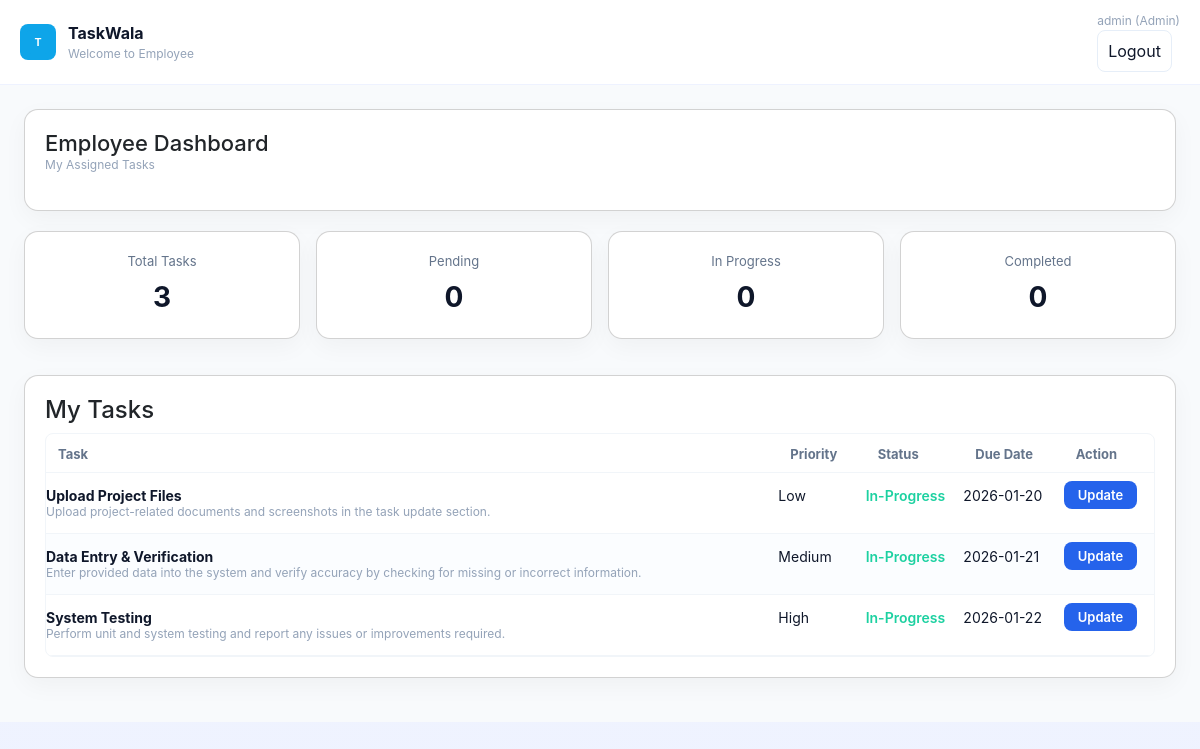
/employee/dashboard.php (signed in), run on the app's committed database.
### tables this page shows
CREATE TABLE IF NOT EXISTS `tasks` (
  `id` int(11) NOT NULL AUTO_INCREMENT,
  `title` varchar(200) DEFAULT NULL,
  `description` text,
  `priority` enum('High','Medium','Low') DEFAULT NULL,
  `assigned_to` int(11) DEFAULT NULL,
  `due_date` date DEFAULT NULL,
  `status` enum('Pending','In-Progress','Completed') DEFAULT 'Pending',
  `created_at` timestamp NULL DEFAULT CURRENT_TIMESTAMP,
  PRIMARY KEY (`id`),
  KEY `assigned_to` (`assigned_to`)
);

### employee/dashboard.php (the view, shortened to what this page needs)
<?php
include("./header.php");
$empId = $_SESSION['id'];
$summaryQuery = "
    SELECT
        COUNT(*) AS total,
        SUM(CASE WHEN status='pending' THEN 1 ELSE 0 END) AS pending,
        SUM(CASE WHEN status='in_progress' THEN 1 ELSE 0 END) AS in_progress,
        SUM(CASE WHEN status='completed' THEN 1 ELSE 0 END) AS completed
    FROM tasks
    WHERE assigned_to = '$empId'
";
$summaryResult = mysqli_query($conn, $summaryQuery);
$summary = mysqli_fetch_assoc($summaryResult);
?>
<link rel="stylesheet" href="./style.css">
<main class="main-content">
    <div class="card">
        <h2>Employee Dashboard</h2>
        <p class="muted small">My Assigned Tasks</p>
    </div>
    <div class="stat-grid">
        <div class="stat card">
            <div class="label">Total Tasks</div>
            <div class="num">
                <?= $summary['total'] ?>
            </div>
        </div>
        <div class="stat card">
            <div class="label">Pending</div>
            <div class="num">
                <?= $summary['pending'] ?>
            </div>
        </div>
        <div class="stat card">
            <div class="label">In Progress</div>
            <div class="num">
                <?= $summary['in_progress'] ?>
            </div>
        </div>
        <div class="stat card">
            <div class="label">Completed</div>
            <div class="num">
                <?= $summary['completed'] ?>
            </div>
        </div>
    </div>
    <?php
    $taskQuery = "
    SELECT id, title, description, priority, status, due_date, created_at
    FROM tasks
    WHERE assigned_to = '$empId'
    ORDER BY created_at DESC
";
    $taskResult = mysqli_query($conn, $taskQuery);
    ?>
    <div class="card">
        <h4>My Tasks</h4>
        <div class="table-wrap">
            <table>
                <thead>
                    <tr>
                        <th>Task</th>
                        <th>Priority</th>
                        <th>Status</th>
                        <th>Due Date</th>
                        <th>Action</th>
                    </tr>
                </thead>
                <tbody>
                    <?php if (mysqli_num_rows($taskResult) > 0): ?>
                        <?php while ($task = mysqli_fetch_assoc($taskResult)): ?>
                            <tr>
                                <td>
                                    <strong>
                                        <?= htmlspecialchars($task['title']) ?>
                                    </strong>
                                    <div class="muted small">
                                        <?= htmlspecialchars($task['description']) ?>
                                    </div>
                                </td>
                                <td>
                                    <?= $task['priority'] ?>
                                </td>
                                <td>
                                    <span style="
                                font-weight:600;
                                color:
                                <?= $task['status'] == 'pending' ? '#ff9f43' :
                                    ($task['status'] == 'in_progress' ? '#54a0ff' : '#1dd1a1') ?>">
                                        <?= ucfirst(str_replace('_', ' ', $task['status'])) ?>
                                    </span>
                                </td>
                                <td>
                                    <?= $task['due_date'] ?>
                                </td>
                                <td>
                                    <?php if ($task['status'] != 'completed'): ?>
                                        <a href="update_task.php?id=<?= $task['id'] ?>" class="btn-update">
                                            Update
                                        </a>
                                    <?php else: ?>
                                        <span class="muted small">Done</span>
                                    <?php endif; ?>
                                </td>
                            </tr>
                        <?php endwhile; ?>
                    <?php else: ?>
                        <tr>
                            <td colspan="4" class="muted">No tasks assigned</td>
                        </tr>
                    <?php endif; ?>
                </tbody>
            </table>
        </div>
    </div>
</main>

### css/style.css (style rules this page uses)
* { box-sizing: border-box }
body { margin: 0; font-family: Inter, system-ui, Arial; background: linear-gradient(180deg, var(--bg), #eef2ff); color: var(--navy); -webkit-font-smoothing: antialiased }
.small { font-size: 12px }
.muted { color: var(--muted) }
.main-content { flex: 1; min-height: 70vh; padding-bottom: 40px; padding-top: 20px; min-width: 892px; }
.card { background: var(--card); padding: 20px; border-radius: 12px; box-shadow: 0 8px 24px rgba(15, 23, 42, 0.04); margin-bottom: 16px }
.stat-grid { display: grid; grid-template-columns: repeat(auto-fit, minmax(180px, 1fr)); gap: 16px; margin-bottom: 16px }
.stat { background: linear-gradient(180deg, white, #f8fbff); padding: 18px; border-radius: 12px; display: flex; justify-content: space-between; align-items: center; transition: transform .18s ease }
.stat .label { color: var(--muted); font-size: 13px }
.stat .num { font-weight: 800; font-size: 22px; color: var(--navy) }
.table-wrap { max-height: 420px; overflow: auto; border-radius: 8px; border: 1px solid #f1f5f9 }
table { width: 100%; border-collapse: collapse }
th, td { padding: 12px; border-bottom: 1px solid #f1f5f9; text-align: left; font-size: 14px }
tr:nth-child(even) { background: #fbfdff }

### employee/style.css (style rules this page uses)
.main-content { padding: 24px; background: #f8fafc; }
.card { background: #ffffff; border-radius: 14px; padding: 20px; box-shadow: 0 8px 24px rgba(0, 0, 0, 0.04); margin-bottom: 20px; }
.card h2 { margin: 0; font-size: 22px; }
.muted { color: #64748b; }
.stat-grid { display: grid; grid-template-columns: repeat(auto-fit, minmax(180px, 1fr)); gap: 16px; }
.stat { display: flex; justify-content: space-between; align-items: center; }
.stat .label { font-size: 13px; color: #64748b; }
.stat .num { font-size: 28px; font-weight: 700; margin-top: 4px; }
.table-wrap { overflow-x: auto; }
table { width: 100%; border-collapse: collapse; }
thead th { text-align: left; font-size: 13px; color: #64748b; padding-bottom: 10px; }
tbody td { padding: 14px 0; border-top: 1px solid #f1f5f9; vertical-align: top; }
.btn-update { padding: 6px 14px; border-radius: 8px; font-size: 13px; font-weight: 600; background: #2563eb; color: #ffffff; text-decoration: none; transition: all 0.2s ease; }
.muted.small { font-size: 12px; color: #94a3b8; }

### data on the page
tasks: title "Upload Project Files", description "Upload project-related documents and screenshots in the task update section.", priority "Low", status "In-Progress", due_date "2026-01-20"
tasks: title "Data Entry & Verification", description "Enter provided data into the system and verify accuracy by checking for missing or incorrect information.", priority "Medium", status "In-Progress", due_date "2026-01-21"
tasks: title "System Testing", description "Perform unit and system testing and report any issues or improvements required.", priority "High", status "In-Progress", due_date "2026-01-22"

### other printed values
$summary['total'] "3"
$summary['pending'] "0"
$summary['in_progress'] "0"
$summary['completed'] "0"
